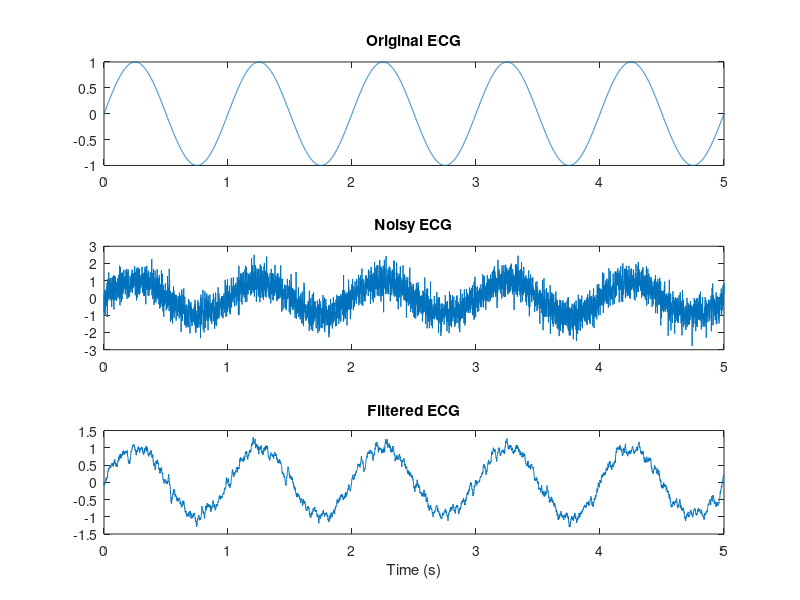

Write the MATLAB code that produced this figure.
clc;
clear;
close all;

t = 0:0.001:5;

% Original ECG
ecg = sin(2*pi*1*t);

% Add Noise
noise = 0.5*randn(size(t));

noisy_ecg = ecg + noise;

% Moving Average Filter
filtered_ecg = movmean(noisy_ecg,20);

figure

subplot(3,1,1)
plot(t, ecg)
title('Original ECG')

subplot(3,1,2)
plot(t, noisy_ecg)
title('Noisy ECG')

subplot(3,1,3)
plot(t, filtered_ecg)
title('Filtered ECG')

xlabel('Time (s)')
